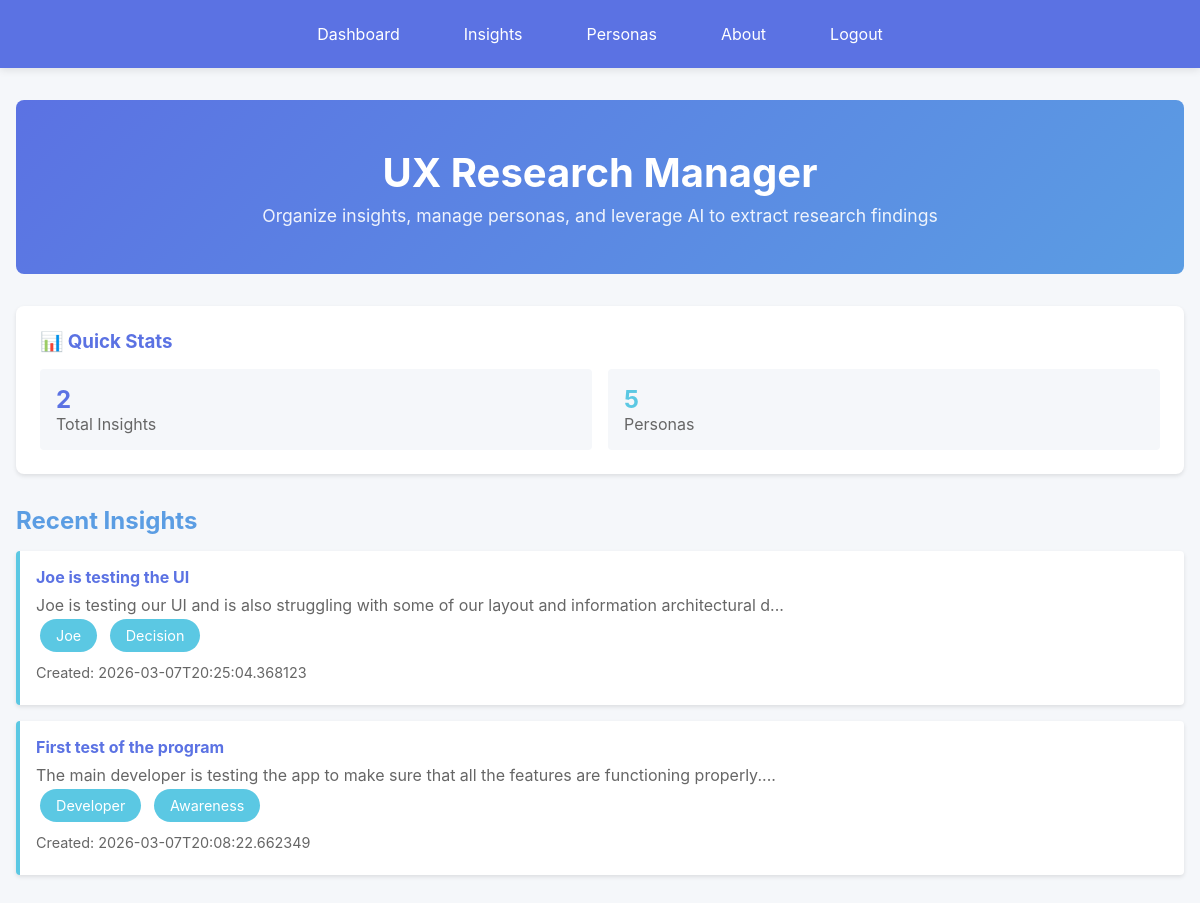
The page / (signed in) on the database its author committed.
### models.py (models this page shows, shortened)
class Insight(db.Model):
    __tablename__ = 'insights'
    id = db.Column(db.Integer, primary_key=True)
    user_id = db.Column(db.Integer, db.ForeignKey('users.id'), nullable=True, index=True)
    title = db.Column(db.String(200), nullable=False)
    description = db.Column(db.Text, nullable=False)
    persona_id = db.Column(db.Integer, db.ForeignKey('personas.id'), nullable=True)
    journey_stage = db.Column(db.String(100), nullable=True)
    timestamp = db.Column(db.DateTime, nullable=False, default=datetime.utcnow)
    ai_summary = db.Column(db.Text, nullable=True)
    def to_dict(self):
        return {
            'id': self.id,
            'user_id': self.user_id,
            'title': self.title,
            'description': self.description,
            'persona_id': self.persona_id,
            'persona_name': self.persona.name if self.persona else None,
            'journey_stage': self.journey_stage,
            'timestamp': self.timestamp.isoformat() if self.timestamp else None,
            'ai_summary': self.ai_summary
        }

class Persona(db.Model):
    __tablename__ = 'personas'
    id = db.Column(db.Integer, primary_key=True)
    user_id = db.Column(db.Integer, db.ForeignKey('users.id'), nullable=True, index=True)
    name = db.Column(db.String(200), nullable=False)
    description = db.Column(db.Text, nullable=False)
    timestamp = db.Column(db.DateTime, nullable=False, default=datetime.utcnow)
    insights = db.relationship('Insight', backref='persona', lazy=True, cascade='all, delete-orphan')

### web_app.py (the view)
@app.route('/')
@login_required
def dashboard():
    user_id = current_user_id()
    insights = Insight.query.filter_by(user_id=user_id).order_by(Insight.timestamp.desc()).all()
    personas = Persona.query.filter_by(user_id=user_id).all()
    recent_insights = [insight.to_dict() for insight in insights[:3]]
    return render_template(
        'dashboard.html',
        insights_count=len(insights),
        personas_count=len(personas),
        recent_insights=recent_insights
    )

### web_app.py (called while the page is built)
def current_user_id():
    return session.get('user_id')

def get_current_user():
    user_id = current_user_id()
    if not user_id:
        return None
    return User.query.get(user_id)

def login_required(view_func):
    @wraps(view_func)
    def wrapped(*args, **kwargs):
        if not current_user_id():
            flash('Please log in to continue.', 'error')
            return redirect(url_for('login'))
        return view_func(*args, **kwargs)
    return wrapped

@app.context_processor
def inject_shared_context():
    return {
        'colors': COLORS,
        'current_user': get_current_user()
    }

### templates/dashboard.html
{% extends "base.html" %}
{% block content %}
<div class="hero">
    <h1>UX Research Manager</h1>
    <p>Organize insights, manage personas, and leverage AI to extract research findings</p>
</div>
<div class="filter-section">
    <h3>📊 Quick Stats</h3>
    <div style="display: grid; grid-template-columns: repeat(auto-fit, minmax(150px, 1fr)); gap: 1rem;">
        <div style="padding: 1rem; background: #f5f7fa; border-radius: 4px;">
            <div style="font-size: 1.5rem; font-weight: bold; color: var(--royal-blue);">{{ insights_count }}</div>
            <div style="color: #666;">Total Insights</div>
        </div>
        <div style="padding: 1rem; background: #f5f7fa; border-radius: 4px;">
            <div style="font-size: 1.5rem; font-weight: bold; color: var(--sky-blue);">{{ personas_count }}</div>
            <div style="color: #666;">Personas</div>
        </div>
    </div>
</div>
<h2>Recent Insights</h2>
{% if recent_insights %}
<div class="insights-list">
    {% for insight in recent_insights %}
    <div class="insight-item">
        <h4>{{ insight.title }}</h4>
        <p style="color: #666;">{{ insight.description[:100] }}...</p>
        {% if insight.persona_id %}
        <span class="chip">{{ insight.persona_name }}</span>
        {% endif %}
        {% if insight.journey_stage %}
        <span class="chip">{{ insight.journey_stage }}</span>
        {% endif %}
        <div class="meta">Created: {{ insight.timestamp }}</div>
    </div>
    {% endfor %}
</div>
{% else %}
<div class="empty-state">
    <p>No insights yet. <a href="/insights" style="color: var(--royal-blue);">Create one!</a></p>
</div>
{% endif %}
{% endblock %}

### static/style.css (style rules this page uses)
* { margin: 0; padding: 0; box-sizing: border-box; }
body { font-family: -apple-system, BlinkMacSystemFont, 'Segoe UI', Roboto, Oxygen, Ubuntu, Cantarell, sans-serif; background-color: #f5f7fa; color: #333; }
h1 { color: var(--royal-blue); margin-bottom: 2rem; text-align: center; }
h2 { color: var(--medium-blue); margin: 1.5rem 0 1rem 0; }
.chip { display: inline-block; background-color: var(--sky-blue); color: white; padding: 0.5rem 1rem; border-radius: 20px; margin: 0.25rem; font-size: 0.9rem; }
.filter-section { background: var(--white); padding: 1.5rem; border-radius: 8px; margin-bottom: 2rem; box-shadow: 0 2px 4px rgba(0,0,0,0.1); }
.filter-section h3 { color: var(--royal-blue); margin-bottom: 1rem; }
.insights-list, .personas-list { display: grid; grid-template-columns: 1fr; gap: 1rem; }
.insight-item, .persona-item { background: var(--white); padding: 1rem; border-left: 4px solid var(--sky-blue); border-radius: 4px; box-shadow: 0 2px 4px rgba(0,0,0,0.1); }
.insight-item h4, .persona-item h4 { color: var(--royal-blue); margin-bottom: 0.5rem; }
.meta { color: #666; font-size: 0.9rem; margin: 0.5rem 0; }
.hero { text-align: center; padding: 3rem 1rem; background: linear-gradient(135deg, var(--royal-blue) 0%, var(--medium-blue) 100%); color: white; border-radius: 8px; margin-bottom: 2rem; }
.hero h1 { color: white; font-size: 2.5rem; margin-bottom: 0.5rem; }
.hero p { font-size: 1.1rem; opacity: 0.9; }

### rows shown on the page
Insight: title "Joe is testing the UI", description "Joe is testing our UI and is also struggling with some of our layout and information architectural d", journey_stage "Decision"
Persona: persona_name "Joe"
Insight: title "First test of the program", description "The main developer is testing the app to make sure that all the features are functioning properly.", journey_stage "Awareness"
Persona: persona_name "Developer"

### other values the page prints
{{ insights_count }} "2"
{{ personas_count }} "5"
{{ insight.timestamp }} "2026-03-07T20:25:04.368123" "2026-03-07T20:08:22.662349"
